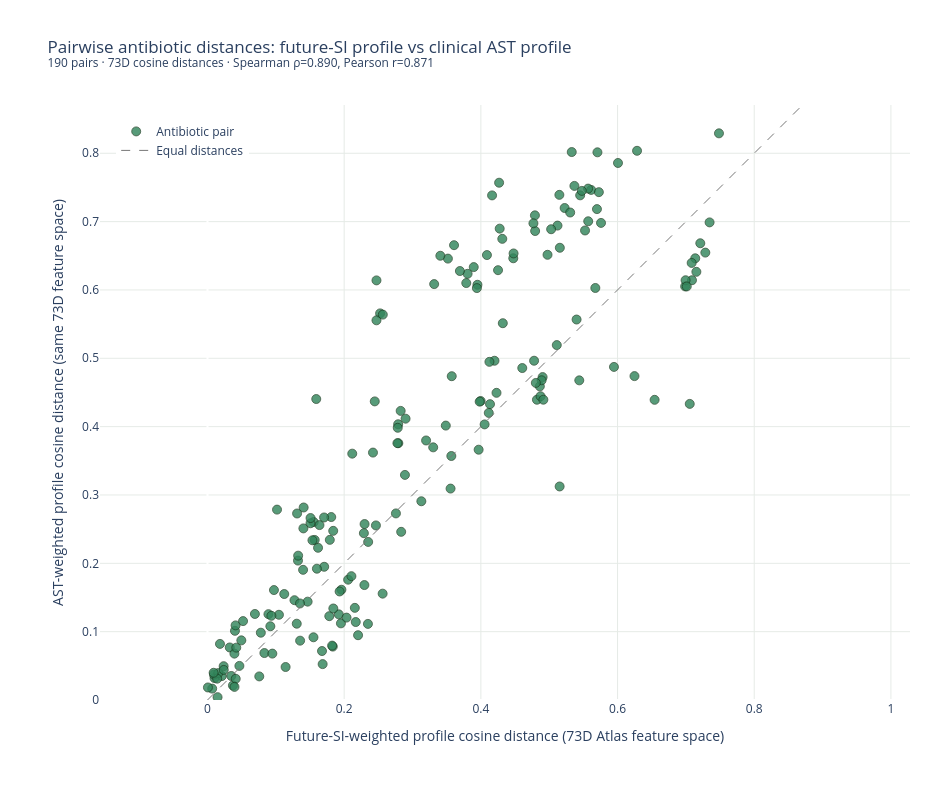

Notebook cell for this chart:
### Markdown cell above
## Pairwise SI versus AST distances

Each dot is one unordered antibiotic pair. The x and y coordinates are cosine distances between the future-SI-weighted and AST-weighted profiles, respectively, using the same normalized 73D Atlas feature space and the same AST-supported species for both. Hover to read pair names and exact distances; the dashed line marks equal distances. The full table reports both distances and their absolute difference.

### Code cell
import numpy as np
import plotly.graph_objects as go

display(comparison_coverage.sort_values("forecast_antibiotic"))
display(pair_distance_comparison.sort_values("absolute_distance_difference", ascending=False))
# One point per unordered antibiotic pair. Hover to identify the pair and read exact distances.
max_pair_distance = float(pair_distance_comparison[["si_cosine_distance_73d", "ast_cosine_distance_73d"]].to_numpy().max())
axis_limit = max(0.05, max_pair_distance * 1.05)
fig_pair_distances = go.Figure()
fig_pair_distances.add_trace(go.Scatter(
    x=pair_distance_comparison.si_cosine_distance_73d,
    y=pair_distance_comparison.ast_cosine_distance_73d,
    mode="markers",
    marker={"size": 9, "color": "#33865c", "line": {"color": "#17351b", "width": 0.8}, "opacity": 0.82},
    customdata=np.column_stack([
        pair_distance_comparison.antibiotic_a,
        pair_distance_comparison.antibiotic_b,
        pair_distance_comparison.absolute_distance_difference,
    ]),
    hovertemplate=(
        "<b>%{customdata[0]} — %{customdata[1]}</b><br>"
        "Future-SI cosine distance: %{x:.4f}<br>"
        "AST cosine distance: %{y:.4f}<br>"
        "Absolute difference: %{customdata[2]:.4f}<extra></extra>"
    ),
    name="Antibiotic pair",
))
fig_pair_distances.add_trace(go.Scatter(
    x=[0, axis_limit], y=[0, axis_limit], mode="lines",
    line={"color": "#777777", "dash": "dash", "width": 1},
    hoverinfo="skip", name="Equal distances",
))
fig_pair_distances.update_layout(
    title=(
        "Pairwise antibiotic distances: future-SI profile vs clinical AST profile"
        f"<br><sup>{len(pair_distance_comparison)} pairs · 73D cosine distances · "
        f"Spearman ρ={rank_corr:.3f}, Pearson r={linear_corr:.3f}</sup>"
    ),
    xaxis_title="Future-SI-weighted profile cosine distance (73D Atlas feature space)",
    yaxis_title="AST-weighted profile cosine distance (same 73D feature space)",
    width=950, height=800, plot_bgcolor="white", paper_bgcolor="white",
    hovermode="closest", dragmode="zoom",
    xaxis={"range": [0, axis_limit], "showgrid": True, "gridcolor": "#e6ebe7"},
    yaxis={"range": [0, axis_limit], "showgrid": True, "gridcolor": "#e6ebe7", "scaleanchor": "x", "scaleratio": 1},
    legend={"x": 0.02, "y": 0.98},
    margin={"l": 100, "r": 40, "t": 105, "b": 100},
)
fig_pair_distances.add_annotation(
    text="Each dot is one unordered pair; points near the dashed line have similar distances under both weighting approaches.",
    xref="paper", yref="paper", x=0.01, y=-0.19, showarrow=False,
    xanchor="left", font={"size": 10, "color": "dimgray"},
)
fig_pair_distances.show()

### Figure 1 — Plotly figure (JSON) as saved in the notebook; plotly's stock layout.template omitted (floating-point values rounded to 4 significant figures; data arrays with more than 128 entries replaced by an {"elided": "..."} marker saying what was removed)
{"data": [{"customdata": {"elided": "190x3 mixed values"}, "hovertemplate": "<b>%{customdata[0]} — %{customdata[1]}</b><br>Future-SI cosine distance: %{x:.4f}<br>AST cosine distance: %{y:.4f}<br>Absolute difference: %{customdata[2]:.4f}<extra></extra>", "marker": {"color": "#33865c", "line": {"color": "#17351b", "width": 0.8}, "opacity": 0.82, "size": 9}, "mode": "markers", "name": "Antibiotic pair", "type": "scatter", "x": {"elided": "190 float values"}, "y": {"elided": "190 float values"}}, {"hoverinfo": "skip", "line": {"color": "#777777", "dash": "dash", "width": 1}, "mode": "lines", "name": "Equal distances", "type": "scatter", "x": [0, 0.8706], "y": [0, 0.8706]}], "layout": {"annotations": [{"font": {"color": "dimgray", "size": 10}, "showarrow": false, "text": "Each dot is one unordered pair; points near the dashed line have similar distances under both weighting approaches.", "x": 0.01, "xanchor": "left", "xref": "paper", "y": -0.19, "yref": "paper"}], "dragmode": "zoom", "height": 800, "hovermode": "closest", "legend": {"x": 0.02, "y": 0.98}, "margin": {"b": 100, "l": 100, "r": 40, "t": 105}, "paper_bgcolor": "white", "plot_bgcolor": "white", "title": {"text": "Pairwise antibiotic distances: future-SI profile vs clinical AST profile<br><sup>190 pairs · 73D cosine distances · Spearman ρ=0.890, Pearson r=0.871</sup>"}, "width": 950, "xaxis": {"gridcolor": "#e6ebe7", "range": [0, 0.8706], "showgrid": true, "title": {"text": "Future-SI-weighted profile cosine distance (73D Atlas feature space)"}}, "yaxis": {"gridcolor": "#e6ebe7", "range": [0, 0.8706], "scaleanchor": "x", "scaleratio": 1, "showgrid": true, "title": {"text": "AST-weighted profile cosine distance (same 73D feature space)"}}}}
